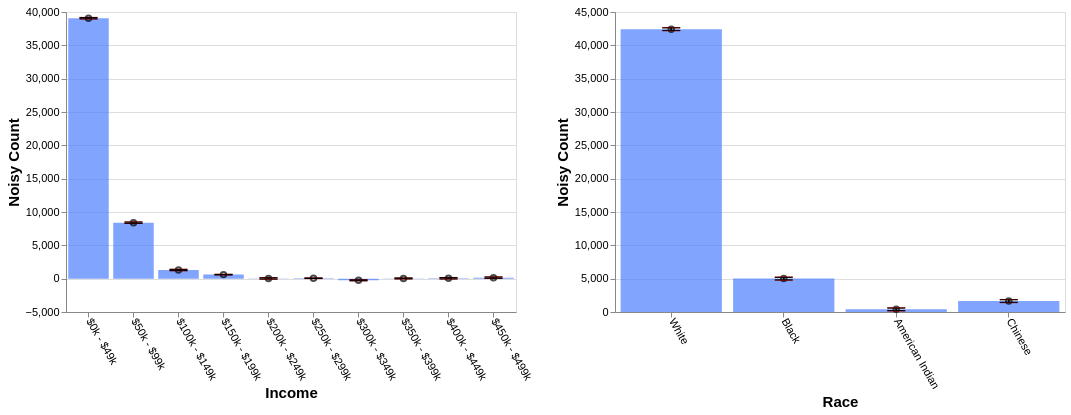

Specify this chart in Vega-Lite:
### Vega-Lite specification from a JSON file in a GitHub repository (floating-point values rounded to 4 significant figures)
{"config": {"view": {"continuousWidth": 400, "continuousHeight": 300}, "axis": {"labelFontSize": 11, "titleFontSize": 15}, "axisBottom": {"labelAngle": 60}}, "hconcat": [{"layer": [{"mark": "bar", "encoding": {"color": {"value": "transparent"}, "tooltip": [{"aggregate": "sum", "field": "noisy_count", "title": "noisy count", "type": "quantitative"}, {"aggregate": "sum", "field": "noisy_count_prev", "title": "prev count", "type": "quantitative"}, {"aggregate": "sum", "field": "error", "title": "current error", "type": "quantitative"}, {"aggregate": "sum", "field": "error_prev", "title": "prev error", "type": "quantitative"}], "x": {"field": "income", "sort": null, "title": "Income", "type": "ordinal"}}, "height": 300, "selection": {"selector667": {"type": "interval", "encodings": ["x"]}}, "transform": [{"filter": {"selection": "selector668"}}], "width": 450}, {"mark": {"type": "bar", "color": "gray", "opacity": 0}, "encoding": {"x": {"field": "income", "sort": null, "title": "Income", "type": "ordinal"}, "y": {"aggregate": "sum", "field": "noisy_count_prev", "type": "quantitative"}}, "transform": [{"filter": {"selection": "selector668"}}]}, {"mark": {"type": "bar", "color": "#4C7FFF", "opacity": 0.7}, "encoding": {"x": {"field": "income", "sort": null, "title": "Income", "type": "ordinal"}, "y": {"aggregate": "sum", "field": "noisy_count", "type": "quantitative"}}, "transform": [{"filter": {"selection": "selector668"}}]}, {"mark": {"type": "point", "color": "black", "opacity": 0.7}, "encoding": {"x": {"field": "income", "sort": null, "title": "Income", "type": "ordinal"}, "y": {"aggregate": "sum", "field": "noisy_count", "title": "Noisy Count", "type": "quantitative"}}, "transform": [{"filter": {"selection": "selector668"}}]}, {"mark": {"type": "rule", "color": "#B6B6B6", "size": 2, "strokeDash": [3, 3]}, "encoding": {"x": {"field": "income", "sort": null, "title": "Income", "type": "ordinal"}, "y": {"aggregate": "sum", "field": "plus_error_prev_income", "title": "", "type": "quantitative"}, "y2": {"aggregate": "sum", "field": "minus_error_prev_income", "title": ""}}, "transform": [{"filter": {"selection": "selector668"}}]}, {"mark": {"type": "tick", "color": "#B90000", "size": 0, "strokeDash": [1, 1]}, "encoding": {"x": {"field": "income", "sort": null, "title": "Income", "type": "ordinal"}, "y": {"aggregate": "sum", "field": "plus_error_prev_income", "type": "quantitative"}}, "transform": [{"filter": {"selection": "selector668"}}]}, {"mark": {"type": "tick", "color": "#B90000", "size": 0, "strokeDash": [3, 1]}, "encoding": {"x": {"field": "income", "sort": null, "title": "Income", "type": "ordinal"}, "y": {"aggregate": "sum", "field": "minus_error_prev_income", "type": "quantitative"}}, "transform": [{"filter": {"selection": "selector668"}}]}, {"mark": {"type": "rule", "color": "black", "size": 2}, "encoding": {"x": {"field": "income", "sort": null, "title": "Income", "type": "ordinal"}, "y": {"aggregate": "sum", "field": "plus_error", "title": "", "type": "quantitative"}, "y2": {"aggregate": "sum", "field": "minus_error", "title": ""}}, "transform": [{"filter": {"selection": "selector668"}}]}, {"mark": {"type": "tick", "color": "black", "width": 0}, "encoding": {"x": {"field": "income", "sort": null, "title": "Income", "type": "ordinal"}, "y": {"aggregate": "sum", "field": "plus_error", "type": "quantitative"}}, "transform": [{"filter": {"selection": "selector668"}}]}, {"mark": {"type": "tick", "color": "black", "width": 0}, "encoding": {"x": {"field": "income", "sort": null, "title": "Income", "type": "ordinal"}, "y": {"aggregate": "sum", "field": "minus_error", "type": "quantitative"}}, "transform": [{"filter": {"selection": "selector668"}}]}]}, {"layer": [{"mark": "bar", "encoding": {"color": {"value": "transparent"}, "tooltip": [{"aggregate": "sum", "field": "noisy_count", "title": "noisy count", "type": "quantitative"}, {"aggregate": "sum", "field": "noisy_count_prev", "title": "prev count", "type": "quantitative"}, {"aggregate": "sum", "field": "error", "title": "current error", "type": "quantitative"}, {"aggregate": "sum", "field": "error_prev", "title": "prev error", "type": "quantitative"}], "x": {"field": "race", "sort": null, "title": "Race", "type": "ordinal"}}, "height": 300, "selection": {"selector668": {"type": "interval", "encodings": ["x"]}}, "transform": [{"filter": {"selection": "selector667"}}], "width": 450}, {"mark": {"type": "bar", "color": "gray", "opacity": 0}, "encoding": {"x": {"field": "race", "sort": null, "title": "Race", "type": "ordinal"}, "y": {"aggregate": "sum", "field": "noisy_count_prev", "type": "quantitative"}}, "transform": [{"filter": {"selection": "selector667"}}]}, {"mark": {"type": "bar", "color": "#4C7FFF", "opacity": 0.7}, "encoding": {"x": {"field": "race", "sort": null, "title": "Race", "type": "ordinal"}, "y": {"aggregate": "sum", "field": "noisy_count", "type": "quantitative"}}, "transform": [{"filter": {"selection": "selector667"}}]}, {"mark": {"type": "point", "color": "black", "opacity": 0.7}, "encoding": {"x": {"field": "race", "sort": null, "title": "Race", "type": "ordinal"}, "y": {"aggregate": "sum", "field": "noisy_count", "title": "Noisy Count", "type": "quantitative"}}, "transform": [{"filter": {"selection": "selector667"}}]}, {"mark": {"type": "rule", "color": "#B6B6B6", "size": 2, "strokeDash": [3, 3]}, "encoding": {"x": {"field": "race", "sort": null, "title": "Race", "type": "ordinal"}, "y": {"aggregate": "sum", "field": "plus_error_prev_race", "title": "", "type": "quantitative"}, "y2": {"aggregate": "sum", "field": "minus_error_prev_race", "title": ""}}, "transform": [{"filter": {"selection": "selector667"}}]}, {"mark": {"type": "tick", "color": "#B90000", "size": 0, "strokeDash": [1, 1]}, "encoding": {"x": {"field": "race", "sort": null, "title": "Race", "type": "ordinal"}, "y": {"aggregate": "sum", "field": "plus_error_prev_race", "type": "quantitative"}}, "transform": [{"filter": {"selection": "selector667"}}]}, {"mark": {"type": "tick", "color": "#B90000", "size": 0, "strokeDash": [3, 1]}, "encoding": {"x": {"field": "race", "sort": null, "title": "Race", "type": "ordinal"}, "y": {"aggregate": "sum", "field": "minus_error_prev_race", "type": "quantitative"}}, "transform": [{"filter": {"selection": "selector667"}}]}, {"mark": {"type": "rule", "color": "black", "size": 2}, "encoding": {"x": {"field": "race", "sort": null, "title": "Race", "type": "ordinal"}, "y": {"aggregate": "sum", "field": "plus_error", "title": "", "type": "quantitative"}, "y2": {"aggregate": "sum", "field": "minus_error", "title": ""}}, "transform": [{"filter": {"selection": "selector667"}}]}, {"mark": {"type": "tick", "color": "black", "width": 0}, "encoding": {"x": {"field": "race", "sort": null, "title": "Race", "type": "ordinal"}, "y": {"aggregate": "sum", "field": "plus_error", "type": "quantitative"}}, "transform": [{"filter": {"selection": "selector667"}}]}, {"mark": {"type": "tick", "color": "black", "width": 0}, "encoding": {"x": {"field": "race", "sort": null, "title": "Race", "type": "ordinal"}, "y": {"aggregate": "sum", "field": "minus_error", "type": "quantitative"}}, "transform": [{"filter": {"selection": "selector667"}}]}]}], "data": {"name": "data-cb2729c2e936b0a7f0a786a60e380dc6"}, "$schema": "https://vega.github.io/schema/vega-lite/v4.17.0.json", "datasets": {"data-cb2729c2e936b0a7f0a786a60e380dc6": [{"income": "$0k - $49k", "race": "White", "noisy_count": 33190.0, "true_count": 33160.0, "plus_error": 33210.0, "minus_error": 33170.0, "error": 22.4, "noisy_count_prev": 33180.0, "true_count_prev": 33160.0, "plus_error_prev": 33210.0, "minus_error_prev": 33150.0, "error_prev": 29.8, "plus_error_prev_income": 33220.0, "minus_error_prev_income": 33160.0, "plus_error_prev_race": 33210.0, "minus_error_prev_race": 33150.0}, {"income": "$0k - $49k", "race": "Black", "noisy_count": 4246.0, "true_count": 4314.0, "plus_error": 4268.0, "minus_error": 4223.0, "error": 22.4, "noisy_count_prev": 4243.0, "true_count_prev": 4314.0, "plus_error_prev": 4272.0, "minus_error_prev": 4213.0, "error_prev": 29.8, "plus_error_prev_income": 4280.0, "minus_error_prev_income": 4220.0, "plus_error_prev_race": 4274.0, "minus_error_prev_race": 4215.0}, {"income": "$0k - $49k", "race": "American Indian", "noisy_count": 541.8, "true_count": 489.0, "plus_error": 564.1, "minus_error": 519.4, "error": 22.4, "noisy_count_prev": 529.7, "true_count_prev": 489.0, "plus_error_prev": 559.6, "minus_error_prev": 499.9, "error_prev": 29.8, "plus_error_prev_income": 566.7, "minus_error_prev_income": 507.0, "plus_error_prev_race": 555.8, "minus_error_prev_race": 496.1}, {"income": "$0k - $49k", "race": "Chinese", "noisy_count": 1096.0, "true_count": 992.0, "plus_error": 1118.0, "minus_error": 1073.0, "error": 22.4, "noisy_count_prev": 1090.0, "true_count_prev": 992.0, "plus_error_prev": 1120.0, "minus_error_prev": 1060.0, "error_prev": 29.8, "plus_error_prev_income": 1127.0, "minus_error_prev_income": 1067.0, "plus_error_prev_race": 1121.0, "minus_error_prev_race": 1062.0}, {"income": "$50k - $99k", "race": "White", "noisy_count": 7491.0, "true_count": 7572.0, "plus_error": 7513.0, "minus_error": 7469.0, "error": 22.4, "noisy_count_prev": 7494.0, "true_count_prev": 7572.0, "plus_error_prev": 7524.0, "minus_error_prev": 7464.0, "error_prev": 29.8, "plus_error_prev_income": 7519.0, "minus_error_prev_income": 7459.0, "plus_error_prev_race": 7527.0, "minus_error_prev_race": 7468.0}, {"income": "$50k - $99k", "race": "Black", "noisy_count": 552.9, "true_count": 547.0, "plus_error": 575.3, "minus_error": 530.6, "error": 22.4, "noisy_count_prev": 557.7, "true_count_prev": 547.0, "plus_error_prev": 587.5, "minus_error_prev": 527.9, "error_prev": 29.8, "plus_error_prev_income": 582.7, "minus_error_prev_income": 523.1, "plus_error_prev_race": 589.3, "minus_error_prev_race": 529.7}, {"income": "$50k - $99k", "race": "American Indian", "noisy_count": 49.6, "true_count": 64.0, "plus_error": 72.0, "minus_error": 27.2, "error": 22.4, "noisy_count_prev": 76.9, "true_count_prev": 64.0, "plus_error_prev": 106.7, "minus_error_prev": 47.1, "error_prev": 29.8, "plus_error_prev_income": 101.9, "minus_error_prev_income": 42.33, "plus_error_prev_race": 102.9, "minus_error_prev_race": 43.29}, {"income": "$50k - $99k", "race": "Chinese", "noisy_count": 300.2, "true_count": 344.0, "plus_error": 322.6, "minus_error": 277.9, "error": 22.4, "noisy_count_prev": 284.4, "true_count_prev": 344.0, "plus_error_prev": 314.2, "minus_error_prev": 254.6, "error_prev": 29.8, "plus_error_prev_income": 309.4, "minus_error_prev_income": 249.8, "plus_error_prev_race": 316.0, "minus_error_prev_race": 256.4}, {"income": "$100k - $149k", "race": "White", "noisy_count": 1050.0, "true_count": 1036.0, "plus_error": 1072.0, "minus_error": 1027.0, "error": 22.4, "noisy_count_prev": 1030.0, "true_count_prev": 1036.0, "plus_error_prev": 1059.0, "minus_error_prev": 999.8, "error_prev": 29.8, "plus_error_prev_income": 1064.0, "minus_error_prev_income": 1004.0, "plus_error_prev_race": 1063.0, "minus_error_prev_race": 1004.0}, {"income": "$100k - $149k", "race": "Black", "noisy_count": 23.5, "true_count": 45.0, "plus_error": 45.8, "minus_error": 1.1, "error": 22.4, "noisy_count_prev": 36.0, "true_count_prev": 45.0, "plus_error_prev": 65.8, "minus_error_prev": 6.2, "error_prev": 29.8, "plus_error_prev_income": 70.45, "minus_error_prev_income": 10.85, "plus_error_prev_race": 67.56, "minus_error_prev_race": 7.96}, {"income": "$100k - $149k", "race": "American Indian", "noisy_count": 82.6, "true_count": 4.0, "plus_error": 104.9, "minus_error": 60.2, "error": 22.4, "noisy_count_prev": 81.0, "true_count_prev": 4.0, "plus_error_prev": 110.9, "minus_error_prev": 51.2, "error_prev": 29.8, "plus_error_prev_income": 115.6, "minus_error_prev_income": 55.85, "plus_error_prev_race": 107.1, "minus_error_prev_race": 47.39}, {"income": "$100k - $149k", "race": "Chinese", "noisy_count": 142.6, "true_count": 64.0, "plus_error": 164.9, "minus_error": 120.2, "error": 22.4, "noisy_count_prev": 133.0, "true_count_prev": 64.0, "plus_error_prev": 162.8, "minus_error_prev": 103.2, "error_prev": 29.8, "plus_error_prev_income": 167.5, "minus_error_prev_income": 107.9, "plus_error_prev_race": 164.6, "minus_error_prev_race": 105.0}, {"income": "$150k - $199k", "race": "White", "noisy_count": 578.7, "true_count": 559.0, "plus_error": 587.6, "minus_error": 569.8, "error": 8.9, "noisy_count_prev": 582.5, "true_count_prev": 559.0, "plus_error_prev": 595.2, "minus_error_prev": 569.8, "error_prev": 12.7, "plus_error_prev_income": 594.8, "minus_error_prev_income": 569.4, "plus_error_prev_race": 599.1, "minus_error_prev_race": 573.7}, {"income": "$150k - $199k", "race": "Black", "noisy_count": 0.5, "true_count": 15.0, "plus_error": 9.4, "minus_error": -8.4, "error": 8.9, "noisy_count_prev": 1.9, "true_count_prev": 15.0, "plus_error_prev": 14.6, "minus_error_prev": -10.7, "error_prev": 12.7, "plus_error_prev_income": 14.17, "minus_error_prev_income": -11.13, "plus_error_prev_race": 16.36, "minus_error_prev_race": -8.94}, {"income": "$150k - $199k", "race": "American Indian", "noisy_count": -11.4, "true_count": 1.0, "plus_error": -2.5, "minus_error": -20.3, "error": 8.9, "noisy_count_prev": -13.3, "true_count_prev": 1.0, "plus_error_prev": -0.6, "minus_error_prev": -25.9, "error_prev": 12.7, "plus_error_prev_income": -1.025, "minus_error_prev_income": -26.33, "plus_error_prev_race": -4.41, "minus_error_prev_race": -29.71}, {"income": "$150k - $199k", "race": "Chinese", "noisy_count": 39.2, "true_count": 34.0, "plus_error": 48.1, "minus_error": 30.2, "error": 8.9, "noisy_count_prev": 37.6, "true_count_prev": 34.0, "plus_error_prev": 50.3, "minus_error_prev": 25.0, "error_prev": 12.7, "plus_error_prev_income": 49.87, "minus_error_prev_income": 24.57, "plus_error_prev_race": 52.06, "minus_error_prev_race": 26.76}, {"income": "$200k - $249k", "race": "White", "noisy_count": 164.5, "true_count": 122.0, "plus_error": 186.9, "minus_error": 142.2, "error": 22.4, "noisy_count_prev": 144.8, "true_count_prev": 122.0, "plus_error_prev": 174.6, "minus_error_prev": 115.0, "error_prev": 29.8, "plus_error_prev_income": 177.9, "minus_error_prev_income": 118.3, "plus_error_prev_race": 178.5, "minus_error_prev_race": 118.9}, {"income": "$200k - $249k", "race": "Black", "noisy_count": -52.4, "true_count": 7.0, "plus_error": -30.0, "minus_error": -74.8, "error": 22.4, "noisy_count_prev": -65.9, "true_count_prev": 7.0, "plus_error_prev": -36.1, "minus_error_prev": -95.7, "error_prev": 29.8, "plus_error_prev_income": -32.78, "minus_error_prev_income": -92.38, "plus_error_prev_race": -34.34, "minus_error_prev_race": -93.94}, {"income": "$200k - $249k", "race": "American Indian", "noisy_count": -28.5, "true_count": 3.0, "plus_error": -6.1, "minus_error": -50.9, "error": 22.4, "noisy_count_prev": -21.0, "true_count_prev": 3.0, "plus_error_prev": 8.8, "minus_error_prev": -50.8, "error_prev": 29.8, "plus_error_prev_income": 12.12, "minus_error_prev_income": -47.48, "plus_error_prev_race": 4.99, "minus_error_prev_race": -54.61}, {"income": "$200k - $249k", "race": "Chinese", "noisy_count": -45.2, "true_count": 5.0, "plus_error": -22.8, "minus_error": -67.5, "error": 22.4, "noisy_count_prev": -32.8, "true_count_prev": 5.0, "plus_error_prev": -3.0, "minus_error_prev": -62.6, "error_prev": 29.8, "plus_error_prev_income": 0.325, "minus_error_prev_income": -59.28, "plus_error_prev_race": -1.24, "minus_error_prev_race": -60.84}, {"income": "$250k - $299k", "race": "White", "noisy_count": 58.5, "true_count": 43.0, "plus_error": 67.3, "minus_error": 49.6, "error": 8.8, "noisy_count_prev": 49.3, "true_count_prev": 43.0, "plus_error_prev": 61.9, "minus_error_prev": 36.8, "error_prev": 12.6, "plus_error_prev_income": 60.9, "minus_error_prev_income": 35.8, "plus_error_prev_race": 65.77, "minus_error_prev_race": 40.67}, {"income": "$250k - $299k", "race": "Black", "noisy_count": 24.6, "true_count": 0.0, "plus_error": 33.5, "minus_error": 15.8, "error": 8.8, "noisy_count_prev": 21.8, "true_count_prev": 0.0, "plus_error_prev": 34.4, "minus_error_prev": 9.3, "error_prev": 12.6, "plus_error_prev_income": 33.4, "minus_error_prev_income": 8.3, "plus_error_prev_race": 36.16, "minus_error_prev_race": 11.06}, {"income": "$250k - $299k", "race": "American Indian", "noisy_count": -20.0, "true_count": 0.0, "plus_error": -11.1, "minus_error": -28.8, "error": 8.8, "noisy_count_prev": -8.1, "true_count_prev": 0.0, "plus_error_prev": 4.4, "minus_error_prev": -20.7, "error_prev": 12.6, "plus_error_prev_income": 3.4, "minus_error_prev_income": -21.7, "plus_error_prev_race": 0.59, "minus_error_prev_race": -24.51}, {"income": "$250k - $299k", "race": "Chinese", "noisy_count": -2.7, "true_count": 3.0, "plus_error": 6.2, "minus_error": -11.5, "error": 8.8, "noisy_count_prev": 1.4, "true_count_prev": 3.0, "plus_error_prev": 14.0, "minus_error_prev": -11.1, "error_prev": 12.6, "plus_error_prev_income": 13.0, "minus_error_prev_income": -12.1, "plus_error_prev_race": 15.76, "minus_error_prev_race": -9.34}, {"income": "$300k - $349k", "race": "White", "noisy_count": -16.3, "true_count": 11.0, "plus_error": -0.4, "minus_error": -32.3, "error": 16.0, "noisy_count_prev": -13.1, "true_count_prev": 11.0, "plus_error_prev": 6.3, "minus_error_prev": -32.6, "error_prev": 19.5, "plus_error_prev_income": -0.3, "minus_error_prev_income": -39.2, "plus_error_prev_race": 10.17, "minus_error_prev_race": -28.73}, {"income": "$300k - $349k", "race": "Black", "noisy_count": -55.1, "true_count": 1.0, "plus_error": -39.1, "minus_error": -71.1, "error": 16.0, "noisy_count_prev": -52.0, "true_count_prev": 1.0, "plus_error_prev": -32.6, "minus_error_prev": -71.5, "error_prev": 19.5, "plus_error_prev_income": -39.2, "minus_error_prev_income": -78.1, "plus_error_prev_race": -30.84, "minus_error_prev_race": -69.74}, {"income": "$300k - $349k", "race": "American Indian", "noisy_count": -100.4, "true_count": 0.0, "plus_error": -84.4, "minus_error": -116.4, "error": 16.0, "noisy_count_prev": -82.7, "true_count_prev": 0.0, "plus_error_prev": -63.2, "minus_error_prev": -102.1, "error_prev": 19.5, "plus_error_prev_income": -69.8, "minus_error_prev_income": -108.7, "plus_error_prev_race": -67.01, "minus_error_prev_race": -105.9}, {"income": "$300k - $349k", "race": "Chinese", "noisy_count": -74.7, "true_count": 0.0, "plus_error": -58.7, "minus_error": -90.7, "error": 16.0, "noisy_count_prev": -72.3, "true_count_prev": 0.0, "plus_error_prev": -52.8, "minus_error_prev": -91.7, "error_prev": 19.5, "plus_error_prev_income": -59.4, "minus_error_prev_income": -98.3, "plus_error_prev_race": -51.04, "minus_error_prev_race": -89.94}, {"income": "$350k - $399k", "race": "White", "noisy_count": 45.4, "true_count": 2.0, "plus_error": 60.3, "minus_error": 30.4, "error": 15.0, "noisy_count_prev": 44.1, "true_count_prev": 2.0, "plus_error_prev": 62.1, "minus_error_prev": 26.1, "error_prev": 18.0, "plus_error_prev_income": 64.42, "minus_error_prev_income": 28.43, "plus_error_prev_race": 65.97, "minus_error_prev_race": 29.97}, {"income": "$350k - $399k", "race": "Black", "noisy_count": -2.1, "true_count": 0.0, "plus_error": 12.8, "minus_error": -17.1, "error": 15.0, "noisy_count_prev": -2.1, "true_count_prev": 0.0, "plus_error_prev": 15.9, "minus_error_prev": -20.1, "error_prev": 18.0, "plus_error_prev_income": 18.23, "minus_error_prev_income": -17.78, "plus_error_prev_race": 17.66, "minus_error_prev_race": -18.34}, {"income": "$350k - $399k", "race": "American Indian", "noisy_count": -17.0, "true_count": 0.0, "plus_error": -2.0, "minus_error": -31.9, "error": 15.0, "noisy_count_prev": -27.6, "true_count_prev": 0.0, "plus_error_prev": -9.6, "minus_error_prev": -45.5, "error_prev": 18.0, "plus_error_prev_income": -7.275, "minus_error_prev_income": -43.17, "plus_error_prev_race": -13.41, "minus_error_prev_race": -49.31}, {"income": "$350k - $399k", "race": "Chinese", "noisy_count": 9.1, "true_count": 0.0, "plus_error": 24.1, "minus_error": -5.9, "error": 15.0, "noisy_count_prev": 11.7, "true_count_prev": 0.0, "plus_error_prev": 29.7, "minus_error_prev": -6.3, "error_prev": 18.0, "plus_error_prev_income": 32.02, "minus_error_prev_income": -3.975, "plus_error_prev_race": 31.46, "minus_error_prev_race": -4.54}, {"income": "$400k - $449k", "race": "White", "noisy_count": -35.4, "true_count": 2.0, "plus_error": -13.0, "minus_error": -57.7, "error": 22.4, "noisy_count_prev": -27.2, "true_count_prev": 2.0, "plus_error_prev": 2.6, "minus_error_prev": -57.0, "error_prev": 29.8, "plus_error_prev_income": 1.825, "minus_error_prev_income": -57.77, "plus_error_prev_race": 6.47, "minus_error_prev_race": -53.13}, {"income": "$400k - $449k", "race": "Black", "noisy_count": 153.0, "true_count": 0.0, "plus_error": 175.4, "minus_error": 130.7, "error": 22.4, "noisy_count_prev": 134.6, "true_count_prev": 0.0, "plus_error_prev": 164.4, "minus_error_prev": 104.8, "error_prev": 29.8, "plus_error_prev_income": 163.6, "minus_error_prev_income": 104.0, "plus_error_prev_race": 166.2, "minus_error_prev_race": 106.6}, {"income": "$400k - $449k", "race": "American Indian", "noisy_count": -83.3, "true_count": 0.0, "plus_error": -60.9, "minus_error": -105.7, "error": 22.4, "noisy_count_prev": -70.0, "true_count_prev": 0.0, "plus_error_prev": -40.2, "minus_error_prev": -99.8, "error_prev": 29.8, "plus_error_prev_income": -40.98, "minus_error_prev_income": -100.6, "plus_error_prev_race": -44.01, "minus_error_prev_race": -103.6}, {"income": "$400k - $449k", "race": "Chinese", "noisy_count": 27.4, "true_count": 0.0, "plus_error": 49.7, "minus_error": 5.0, "error": 22.4, "noisy_count_prev": 27.4, "true_count_prev": 0.0, "plus_error_prev": 57.2, "minus_error_prev": -2.4, "error_prev": 29.8, "plus_error_prev_income": 56.43, "minus_error_prev_income": -3.175, "plus_error_prev_race": 58.96, "minus_error_prev_race": -0.64}, {"income": "$450k - $499k", "race": "White", "noisy_count": -99.3, "true_count": 1.0, "plus_error": -76.9, "minus_error": -121.6, "error": 22.4, "noisy_count_prev": -98.1, "true_count_prev": 1.0, "plus_error_prev": -68.3, "minus_error_prev": -127.9, "error_prev": 29.8, "plus_error_prev_income": -63.2, "minus_error_prev_income": -122.8, "plus_error_prev_race": -64.43, "minus_error_prev_race": -124.0}, {"income": "$450k - $499k", "race": "Black", "noisy_count": 118.5, "true_count": 0.0, "plus_error": 140.8, "minus_error": 96.1, "error": 22.4, "noisy_count_prev": 116.6, "true_count_prev": 0.0, "plus_error_prev": 146.4, "minus_error_prev": 86.7, "error_prev": 29.8, "plus_error_prev_income": 151.5, "minus_error_prev_income": 91.8, "plus_error_prev_race": 148.2, "minus_error_prev_race": 88.46}, {"income": "$450k - $499k", "race": "American Indian", "noisy_count": -17.0, "true_count": 0.0, "plus_error": 5.4, "minus_error": -39.3, "error": 22.4, "noisy_count_prev": -30.4, "true_count_prev": 0.0, "plus_error_prev": -0.6, "minus_error_prev": -60.2, "error_prev": 29.8, "plus_error_prev_income": 4.5, "minus_error_prev_income": -55.1, "plus_error_prev_race": -4.41, "minus_error_prev_race": -64.01}, {"income": "$450k - $499k", "race": "Chinese", "noisy_count": 148.3, "true_count": 0.0, "plus_error": 170.7, "minus_error": 126.0, "error": 22.4, "noisy_count_prev": 142.0, "true_count_prev": 0.0, "plus_error_prev": 171.8, "minus_error_prev": 112.2, "error_prev": 29.8, "plus_error_prev_income": 176.9, "minus_error_prev_income": 117.3, "plus_error_prev_race": 173.6, "minus_error_prev_race": 114.0}]}}
